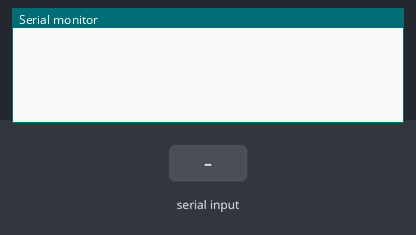
This sketch was run on a simulated Arduino Mega 2560, built with avr-gcc and run on an emulated ATmega2560. Shown: the last lines printed to the serial monitor. The inputs (shaded band) are chosen by the test bench. The modem accepts every AT command (registered, SIM ready, sends succeed) and sends nothing else.

Above: at 2.2 s.
2.3 s: "+CSQ: " received over the second serial link
4.8 s: "90,45\n" received over the second serial link
At 7.5 s:
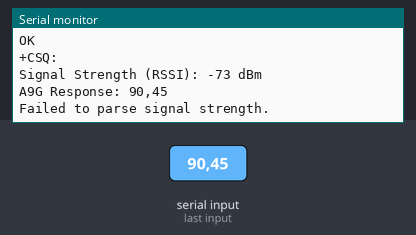
7.8 s: "+CSQ: " received over the second serial link
At 10.0 s:
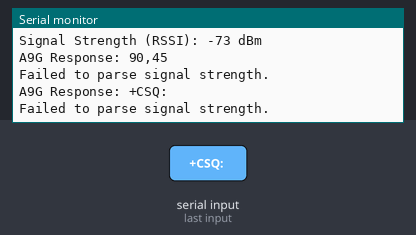

Measured:
- after the input at 4.8 s, the serial monitor: prints a new line after 1.5 s (image 1)
- after the input at 7.8 s, the serial monitor: prints a new line after 1.5 s (image 2)

The sketch:

checking_signal_strength.ino
```cpp
void setup() {
  // Initialize hardware serial for debugging
  Serial.begin(115200);
  // Initialize Serial1 for A9G communication
  Serial1.begin(115200);

  // Allow time for the serial connections to initialize
  delay(1000);

  // Send AT command to check signal quality
  Serial1.println("AT+CSQ");
}

void loop() {
  // Check if A9G has sent data
  if (Serial1.available()) {
    // Read the response from A9G
    String response = Serial1.readString();
    // Print the response to the Serial Monitor
    Serial.println("A9G Response: " + response);

    // Parse the signal strength from the response
    int rssi = parseSignalStrength(response);
    if (rssi != -1) {
      Serial.print("Signal Strength (RSSI): ");
      Serial.print(rssi);
      Serial.println(" dBm");
    } else {
      Serial.println("Failed to parse signal strength.");
    }
  }
  delay(1000); // Wait before next read
}

// Function to parse signal strength from AT+CSQ response
int parseSignalStrength(const String& response) {
  int index = response.indexOf("+CSQ: ");
  if (index != -1) {
    int commaIndex = response.indexOf(',', index);
    if (commaIndex != -1) {
      String rssiStr = response.substring(index + 6, commaIndex);
      int rssiValue = rssiStr.toInt();
      if (rssiValue >= 0 && rssiValue <= 31) {
        // Convert rssiValue to dBm
        int rssiDbm = -113 + 2 * rssiValue;
        return rssiDbm;
      }
    }
  }
  return -1; // Parsing failed
}
```
